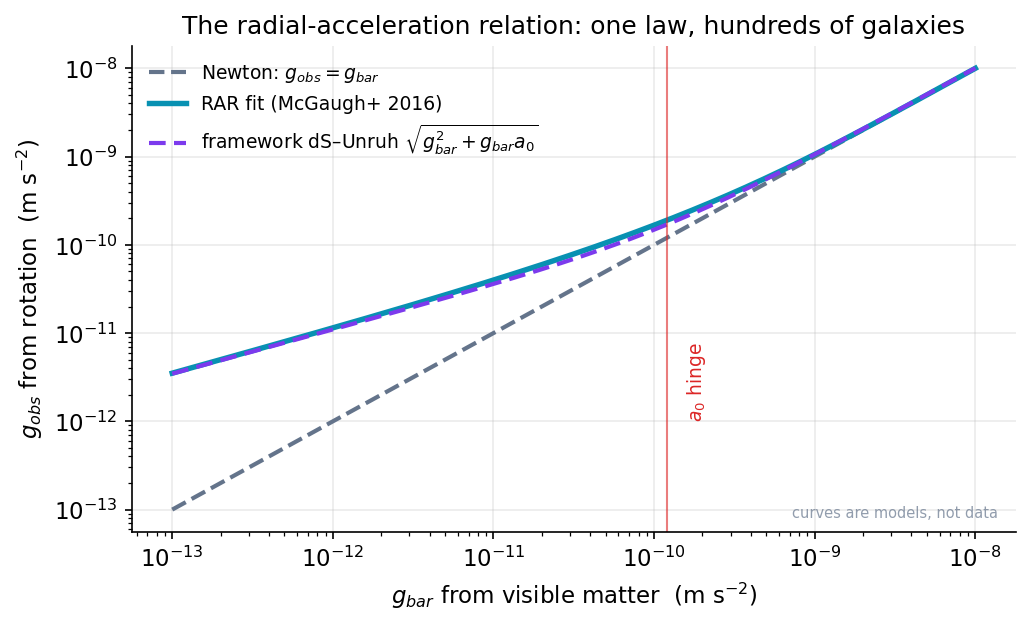

This chart was generated by the following Python code:
import numpy as np, matplotlib
matplotlib.use("Agg")
import matplotlib.pyplot as plt
plt.rcParams.update({"figure.dpi":150,"savefig.dpi":150,"font.size":11,
    "axes.grid":True,"grid.alpha":0.25,"axes.spines.top":False,"axes.spines.right":False,
    "axes.titlesize":12,"figure.facecolor":"white","axes.facecolor":"white"})
C_FW="#7c3aed"; C_NEWTON="#64748b"; C_MOND="#0891b2"; C_DATA="#dc2626"
fig, ax = plt.subplots(figsize=(7,4.3))
a0=1.2e-10
gbar=np.logspace(-13,-8,400)
gobs_rar=gbar/(1-np.exp(-np.sqrt(gbar/a0)))
gobs_fw=np.sqrt(gbar**2+gbar*a0)
ax.plot(gbar,gbar,ls="--",color=C_NEWTON,lw=2,label="Newton: $g_{obs}=g_{bar}$")
ax.plot(gbar,gobs_rar,color=C_MOND,lw=2.6,label="RAR fit (McGaugh+ 2016)")
ax.plot(gbar,gobs_fw,color=C_FW,lw=2,ls=(0,(4,2)),label=r"framework dS–Unruh $\sqrt{g_{bar}^2+g_{bar}a_0}$")
ax.axvline(a0,color=C_DATA,lw=1,alpha=0.6)
ax.text(a0*1.3,1e-12,r"$a_0$ hinge",color=C_DATA,fontsize=9,rotation=90,va="bottom")
ax.set_xscale("log");ax.set_yscale("log")
ax.set_xlabel(r"$g_{bar}$ from visible matter  (m s$^{-2}$)")
ax.set_ylabel(r"$g_{obs}$ from rotation  (m s$^{-2}$)")
ax.set_title("The radial-acceleration relation: one law, hundreds of galaxies")
ax.legend(frameon=False,loc="upper left",fontsize=9)
ax.text(0.98,0.03,"curves are models, not data",transform=ax.transAxes,ha="right",fontsize=7,color=C_NEWTON,alpha=0.7)
fig.tight_layout(); fig.savefig("ch19_rar.png", bbox_inches="tight"); print("ok")
